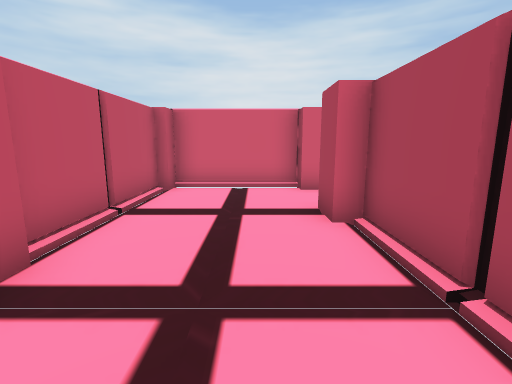
[1] (above)

18 first-person views from a walk through a 3-D level made in the Unity game engine. The camera is 1.3 m above the floor, tilts 10° down and sees 85° across. The floor is counted in squares, 1 m on a side. Each view is taken from the middle of a square. On the plan, view 1 faces up. The plan holds only what a view shows up to about 13 squares ahead; the rest is blank. The place goes on beyond the plan. The player character is not drawn.

[2]
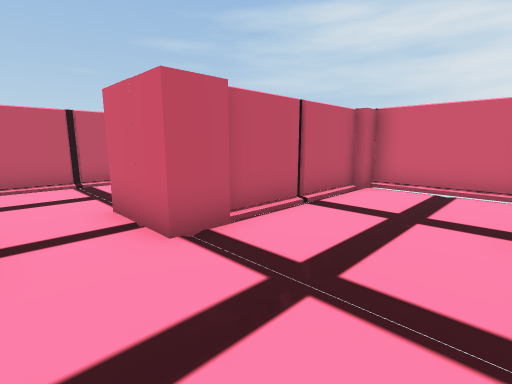

[3]
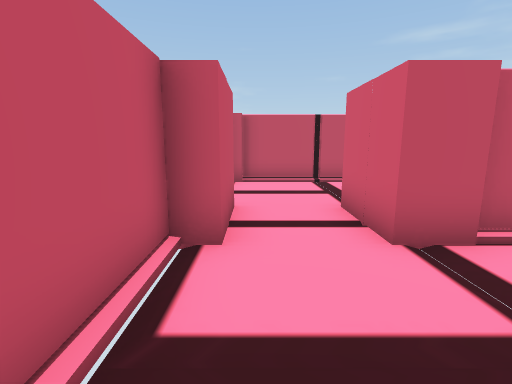

[4]
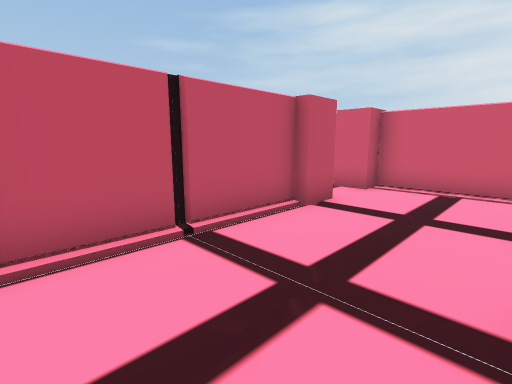

[5]
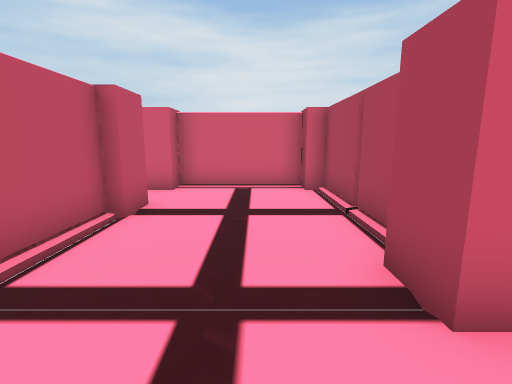

[6]
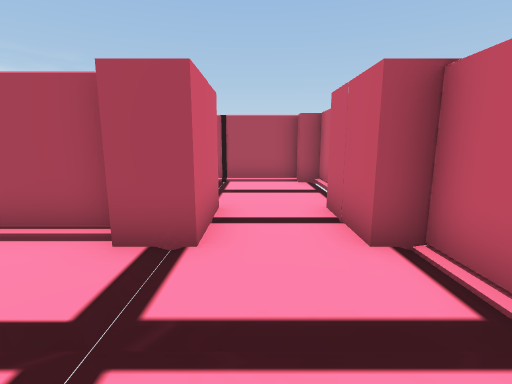

[7]
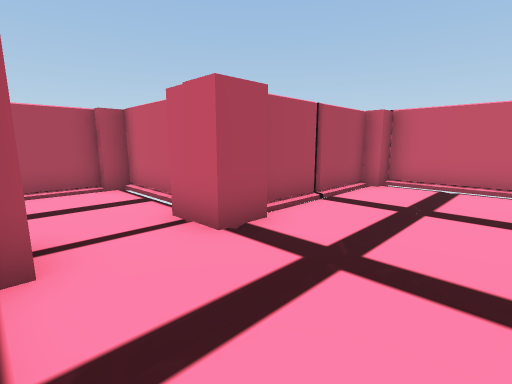

[8]
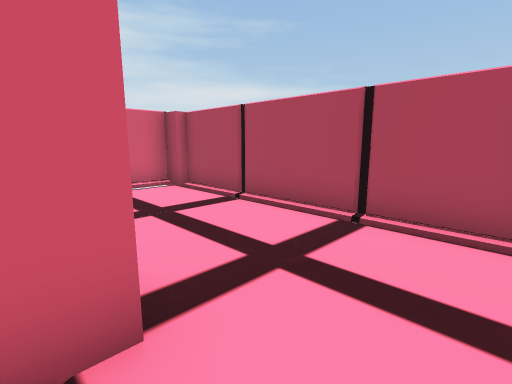

[9]
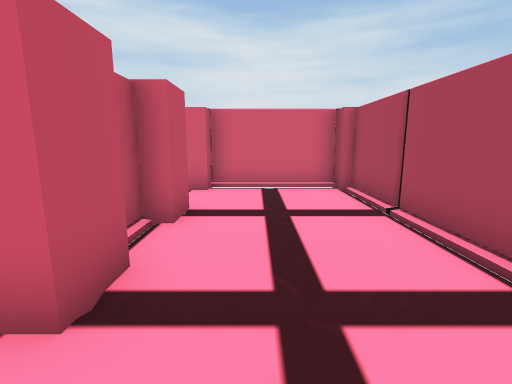

[10]
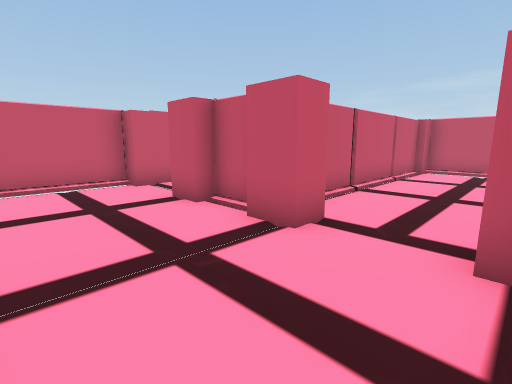

[11]
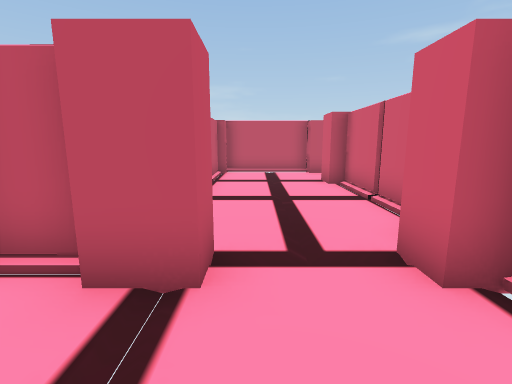

[12]
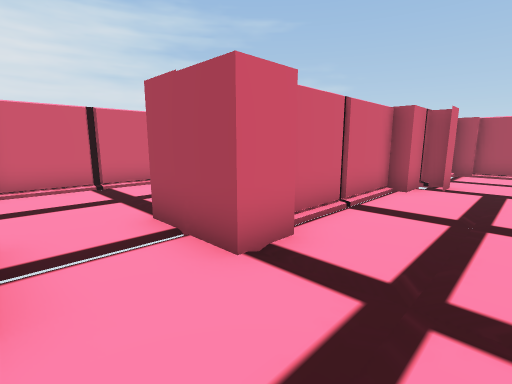

[13]
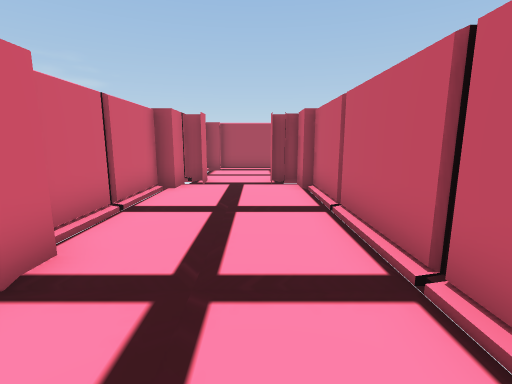

[14]
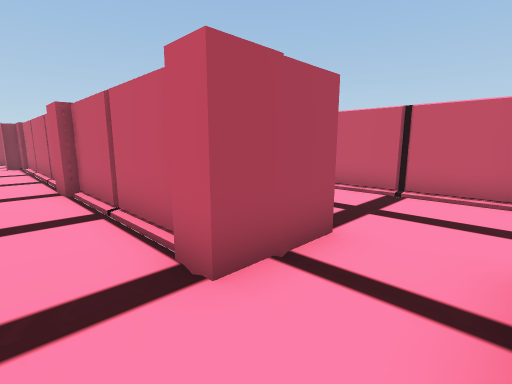

[15]
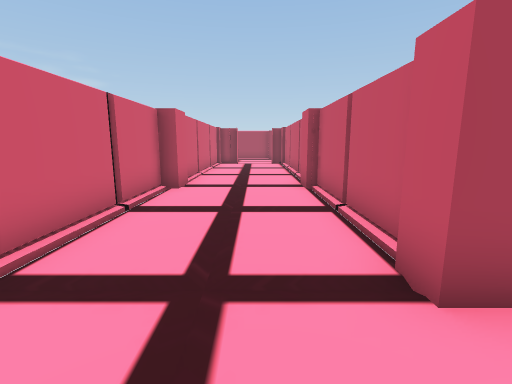

[16]
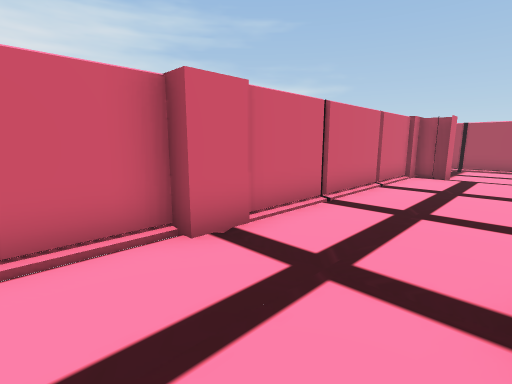

[17]
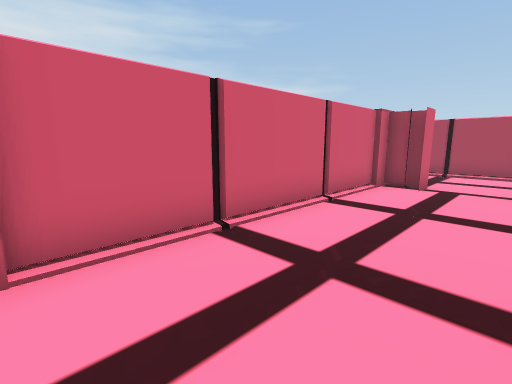

[18]
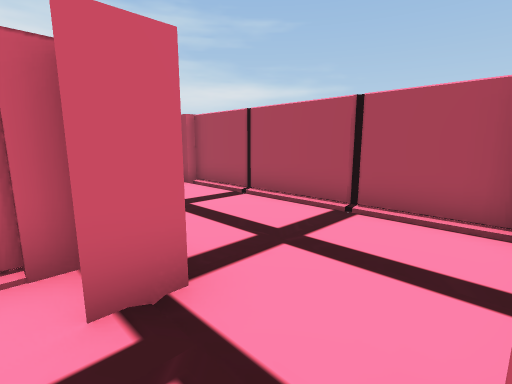

### Floor plan
Ten units are one square. View 1 is at (0, 0); x grows to the right and y downward. Boxes are objects, and circles mark ways between rooms. Rooms are numbered by the first view taken in them; rooms with no view inside come last. Other rooms are left out.
<svg viewBox="-99 -250 257 266">
<path fill="none" stroke="#000" d="M-24 -29 -24 -18M-27 -78 -27 -30M13 -77 13 -84 -24 -84 -24 -76M13 4 18 4 18 -45 13 -45 13 -55M-24 11 13 11M-41 -30 -41 -51M-41 -52 -41 -77M-86 -49 -86 5M-83 -60 -83 -48M-46 -77 -46 -84 -83 -84 -83 -77 -94 -77M-24 -18 -46 -18 -46 -29M-46 4 -24 4M-59 11 -46 11M22 -107 22 -88 27 -88 27 -77 13 -77M27 -115 27 -104 22 -104M63 -55 66 -55 66 -137 63 -137 63 -143 27 -143 27 -137M13 -55 27 -55M27 -49 63 -49M-71 -143 -78 -143 -78 -107 -71 -107 -71 -103 10 -103 10 -107 22 -107 22 -111M18 -115 27 -115M21 -143 10 -143 10 -148 -39 -148 -39 -143 -50 -143M27 -137 18 -137M27 -138 27 -145M27 -110 27 -115M46 -162 76 -162M40 -162 45 -162M21 -202 10 -202 10 -207 -68 -207M78 -162 100 -162M10 -165 21 -165M104 -170 112 -170M108 -196 108 -202 101 -202M108 -204 9 -204M113 -193 113 -199M114 -192 104 -192M-38 -162 10 -162M153 -171 153 -245M-50 -143 -50 -165 -42 -165M-71 -149 -71 -143"/>
<circle cx="-35" cy="-5" r="3" fill="#2a7"/>
<circle cx="20" cy="-65" r="3" fill="#2a7"/>
<circle cx="20" cy="-125" r="3" fill="#2a7"/>
<circle cx="-60" cy="-155" r="3" fill="#2a7"/>
<text x="-10" y="-40">1</text>
<text x="-60" y="-40">2</text>
<text x="40" y="-100">3</text>
<text x="-30" y="-130">4</text>
<text x="50" y="-190">5</text>
</svg>
Room 1 opens to room 2. Room 1 opens to room 3. Room 3 opens to room 4. Room 4 opens to room 5.

Where each view was taken, in squares from view 1:
view 1: 0 up, 0 right, facing up
view 2: 0 up, 1 right, facing up-left
view 3: 0 up, 1 right, facing left
view 4: 0 up, 5 left, facing up-left
view 5: 0 up, 6 left, facing up
view 6: 1 up, 8 left, facing right
view 7: 8 up, 2 left, facing down-right
view 8: 6 up, 2 right, facing up-right
view 9: 6 up, 4 right, facing up
view 10: 14 up, 6 right, facing down-left
view 11: 12 up, 5 right, facing left
view 12: 12 up, 7 left, facing up-right
view 13: 12 up, 7 left, facing right
view 14: 18 up, 7 left, facing down-right
view 15: 18 up, 7 left, facing right
view 16: 17 up, 1 left, facing up-right
view 17: 17 up, 2 right, facing up-right
view 18: 17 up, 10 right, facing up-right
